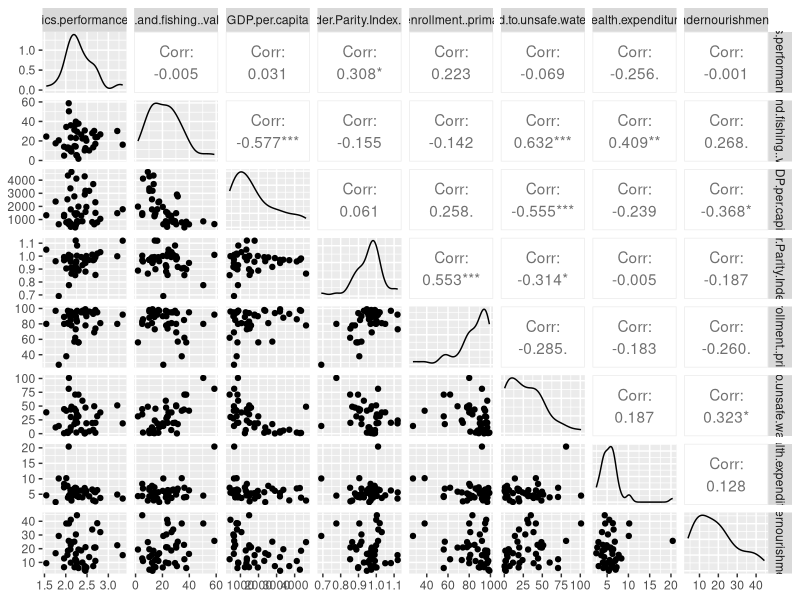

Here is the R script that generated this plot:
library(reshape)
library(reshape2)
library(ggplot2)
library(lattice)
library(GGally)

data = read.table("finaldataset.csv",sep=",",header=TRUE)
dataset <- read.table("aanvullingprimary.csv",header=TRUE,sep=";")
x= dataset$School.enrollment..primary....net.[0:78]

data$School.enrollment..primary....net. = x
data = data[,2:10]

data = na.omit(data)
# corrdata = data[,3:10]

#remove all na data for test
data = na.omit(data)	

write.csv(data, file = "testdata.csv")
#create correlation plot between variables
ggpairs(data[,2:9], aes())
